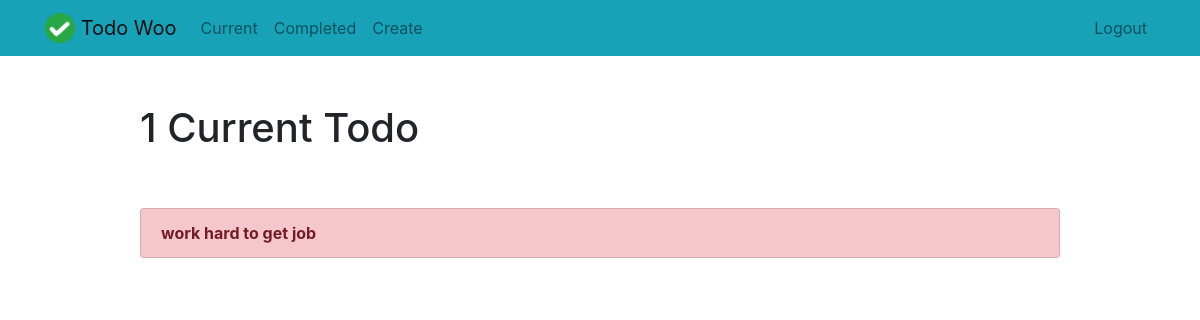
Page /current/ (signed in) on the earlier database version.
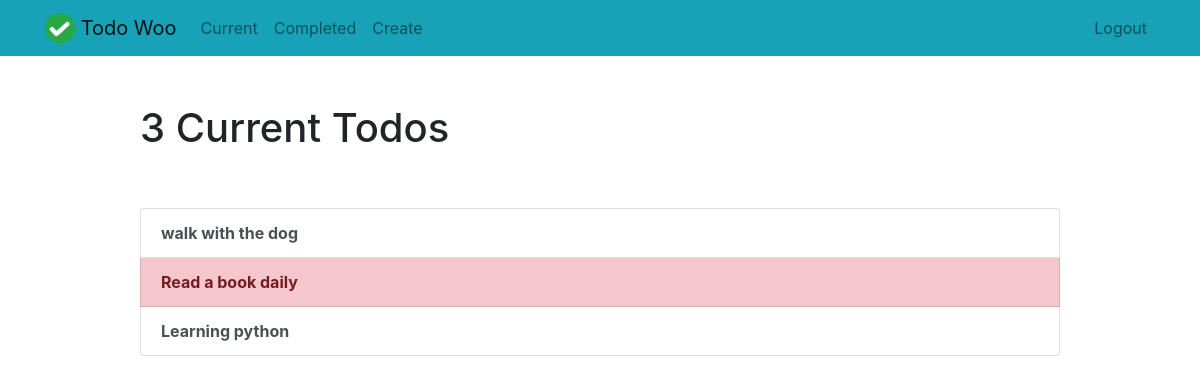
Same page on the later database version.
### todoapp/models.py (models this page shows, shortened)
class Todo(models.Model):
    title = models.CharField(max_length=100)
    memo = models.TextField(blank=True)
    created = models.DateTimeField(auto_now_add=True)
    datecompleted = models.DateTimeField(null=True,blank=True)
    important = models.BooleanField(default=False)
    user = models.ForeignKey(User,on_delete=models.CASCADE)

### todoapp/views.py (the view)
# urls.py: path('current/', views.currenttodos, name='currenttodos'),
@login_required
def currenttodos(request):
      todos = Todo.objects.filter(user=request.user,datecompleted__isnull=True)
      return render(request, 'todoapp/currenttodos.html',{'todos':todos} )

### todoapp/templates/todoapp/currenttodos.html
{% extends "todoapp/base.html" %}
{% block content %}
    <div class="row justify-content-center mt-5">
        <div class="col-md-10">
            {% if todos %}
                 <h1>{{ todos.count }} Current Todo{{ todos.count|pluralize }}</h1>
            {% else %}
                           <h1>Current Todos</h1>
            {% endif %}
        </div>
    </div>
    <div class="row justify-content-center mt-5">
        <div class="col-md-10">
        {% if todos %}
            <div class="list-group">
                {% for todo in todos %}
                    <a href="{% url 'viewtodo' todo.id %}" class="list-group-item list-group-item-action{% if todo.important %} list-group-item-danger{% endif %}"><b>{{ todo.title }}</b>{% if todo.memo %} - {{ todo.memo|truncatechars:30 }}{% endif %}</a>
                {% endfor %}
            </div>
        {% else %}
            <div class="text-center">
                <h2>Looks like you don't have any todos! Nice work.</h2>
            <br>
            <a role="button" class="btn btn-primary" href="{% url 'createtodo' %}">New Todo</a>
            </div>
        {% endif %}
        </div>
    </div>
{% endblock %}

### todoapp/templates/todoapp/base.html (shortened to what this page needs)
{% load static %}
<!doctype html>
<html lang="en">
<head>
    <link rel="stylesheet" href="https://stackpath.bootstrapcdn.com/bootstrap/4.4.1/css/bootstrap.min.css">
</head>
<body>
<nav class="navbar navbar-expand-md navbar-light bg-info">
<div class="container">
    <a class="navbar-brand" href="{% url 'home' %}">
         <img src="{% static 'todo/logo.png' %}" width="30" height="30" class="d-inline-block align-top">
        <span>Todo Woo</span>
    </a>
    <div class="collapse navbar-collapse" id="navbarNav">
    {% if user.is_authenticated %}
        <ul class="navbar-nav mr-auto">
                <li class="nav-item {{ current }}">
                    <a class="nav-link" href="{% url 'currenttodos' %}">Current</a>
                </li>
                <li class="nav-item {{ completed }}">
                    <a class="nav-link" href="{% url 'completedtodos' %}">Completed</a>
                </li>
                <li class="nav-item {{ create }}">
                    <a class="nav-link" href="{% url 'createtodo' %}">Create</a>
                </li>
        </ul>
    {% endif %}
    <ul class="navbar-nav ml-auto">
            {% if user.is_authenticated %}
                <li class="nav-item">
                    <a href="#" onclick="$('#signOutBtn').click()" class="nav-link">Logout</a>
                </li>
            {% endif %}
        </ul>
    </div>
</div>
</nav>
<div class="container">
{% block content %}{% endblock %}
</div>
</body>
</html>

Differences in the rows shown:
changed Todo: important True → False (drawn); title "work hard to get job" → "walk with the dog"
added Todo: title "Read a book daily", important True (drawn)
added Todo: title "Learning python", important False (drawn)
Other differences:
{{ todos.count }}: "1" → "3"
